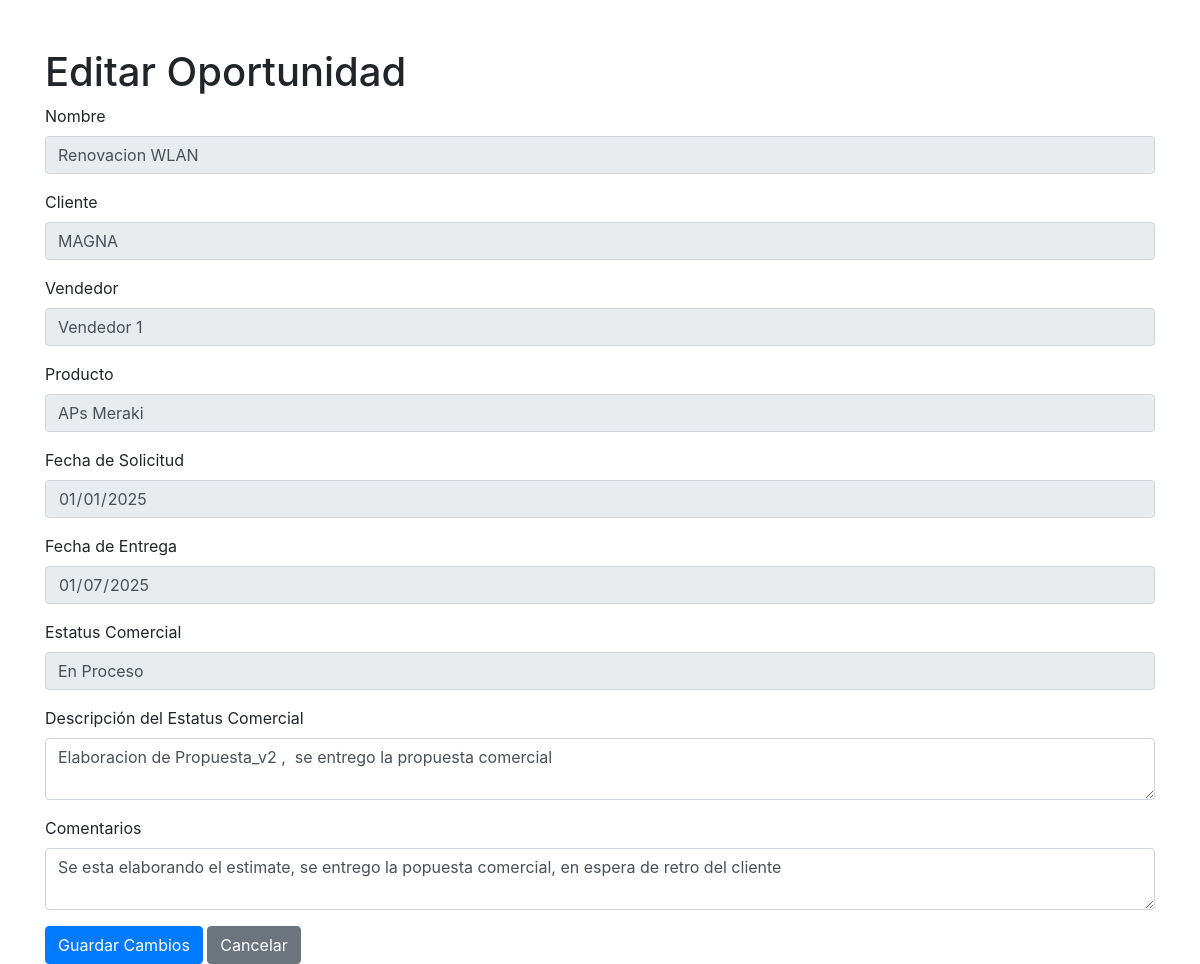
Screenshot of /editar/1 (signed in) with the database file from the repository.
### run.py (models this page shows)
class Opportunity(db.Model):
    id = db.Column(db.Integer, primary_key=True)
    user_id = db.Column(db.Integer, db.ForeignKey('user.id'), nullable=False)
    nombre = db.Column(db.String(100), nullable=False)
    cliente = db.Column(db.String(100), nullable=False)
    vendedor = db.Column(db.String(100), nullable=False)
    producto = db.Column(db.String(100), nullable=False)
    fecha_solicitud = db.Column(db.Date, nullable=False)
    fecha_entrega = db.Column(db.Date, nullable=False)
    fecha_creacion = db.Column(db.DateTime, default=datetime.utcnow)
    estatus = db.Column(db.String(50), nullable=False, default='En Proceso')
    descripcion_estatus = db.Column(db.String(500), nullable=True)
    comentarios = db.Column(db.String(500), nullable=True)
    deal_id = db.Column(db.String(100), nullable=True)

### run.py (the view)
@app.route('/editar/<int:id>', methods=['GET', 'POST'])
def editar_oportunidad(id):
    if 'user_id' not in session:
        return redirect(url_for('login'))
    oportunidad = Opportunity.query.get_or_404(id)
    if request.method == 'POST':
        oportunidad.descripcion_estatus = request.form['descripcion_estatus']
        oportunidad.comentarios = request.form['comentarios']
        db.session.commit()
        return redirect(url_for('ver_oportunidades'))
    return render_template('editar.html', oportunidad=oportunidad)

### templates/editar.html (shortened to what this page needs)
<!DOCTYPE html>
<html lang="es">
<head>
    <link rel="stylesheet" href="https://stackpath.bootstrapcdn.com/bootstrap/4.5.2/css/bootstrap.min.css">
</head>
<body>
    <div class="container mt-5">
        <h1>Editar Oportunidad</h1>
        <form method="POST">
            <div class="form-group">
                <label for="nombre">Nombre</label>
                <input type="text" class="form-control" id="nombre" name="nombre" value="{{ oportunidad.nombre }}" readonly>
            </div>
            <div class="form-group">
                <label for="cliente">Cliente</label>
                <input type="text" class="form-control" id="cliente" name="cliente" value="{{ oportunidad.cliente }}" readonly>
            </div>
            <div class="form-group">
                <label for="vendedor">Vendedor</label>
                <input type="text" class="form-control" id="vendedor" name="vendedor" value="{{ oportunidad.vendedor }}" readonly>
            </div>
            <div class="form-group">
                <label for="producto">Producto</label>
                <input type="text" class="form-control" id="producto" name="producto" value="{{ oportunidad.producto }}" readonly>
            </div>
            <div class="form-group">
                <label for="fecha_solicitud">Fecha de Solicitud</label>
                <input type="date" class="form-control" id="fecha_solicitud" name="fecha_solicitud" value="{{ oportunidad.fecha_solicitud.strftime('%Y-%m-%d') }}" readonly>
            </div>
            <div class="form-group">
                <label for="fecha_entrega">Fecha de Entrega</label>
                <input type="date" class="form-control" id="fecha_entrega" name="fecha_entrega" value="{{ oportunidad.fecha_entrega.strftime('%Y-%m-%d') }}" readonly>
            </div>
            <div class="form-group">
                <label for="estatus_comercial">Estatus Comercial</label>
                <input type="text" class="form-control" id="estatus_comercial" name="estatus_comercial" value="{{ oportunidad.estatus }}" readonly>
            </div>
            <div class="form-group">
                <label for="descripcion_estatus">Descripción del Estatus Comercial</label>
                <textarea class="form-control" id="descripcion_estatus" name="descripcion_estatus">{{ oportunidad.descripcion_estatus }}</textarea>
            </div>
            <div class="form-group">
                <label for="comentarios">Comentarios</label>
                <textarea class="form-control" id="comentarios" name="comentarios">{{ oportunidad.comentarios }}</textarea>
            </div>
            <button type="submit" class="btn btn-primary">Guardar Cambios</button>
            <a href="{{ url_for('ver_oportunidades') }}" class="btn btn-secondary">Cancelar</a>
        </form>
    </div>
</body>
</html>

### rows the page displays
Opportunity: nombre "Renovacion WLAN", cliente "MAGNA", vendedor "Vendedor 1", producto "APs Meraki", fecha_solicitud "01/01/2025", fecha_entrega "01/07/2025", estatus_comercial "En Proceso", descripcion_estatus "Elaboracion de Propuesta_v2 , se entrego la propuesta comercial", comentarios "Se esta elaborando el estimate, se entrego la popuesta comercial, en espera de retro del cliente"
